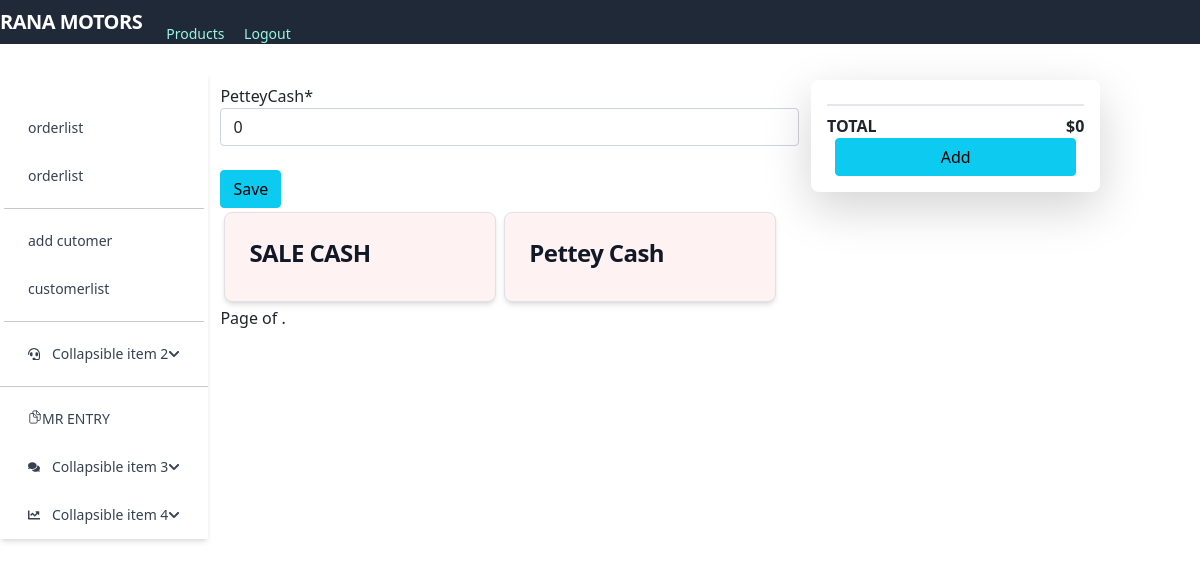
Before: /expense (signed in) with the older database file.
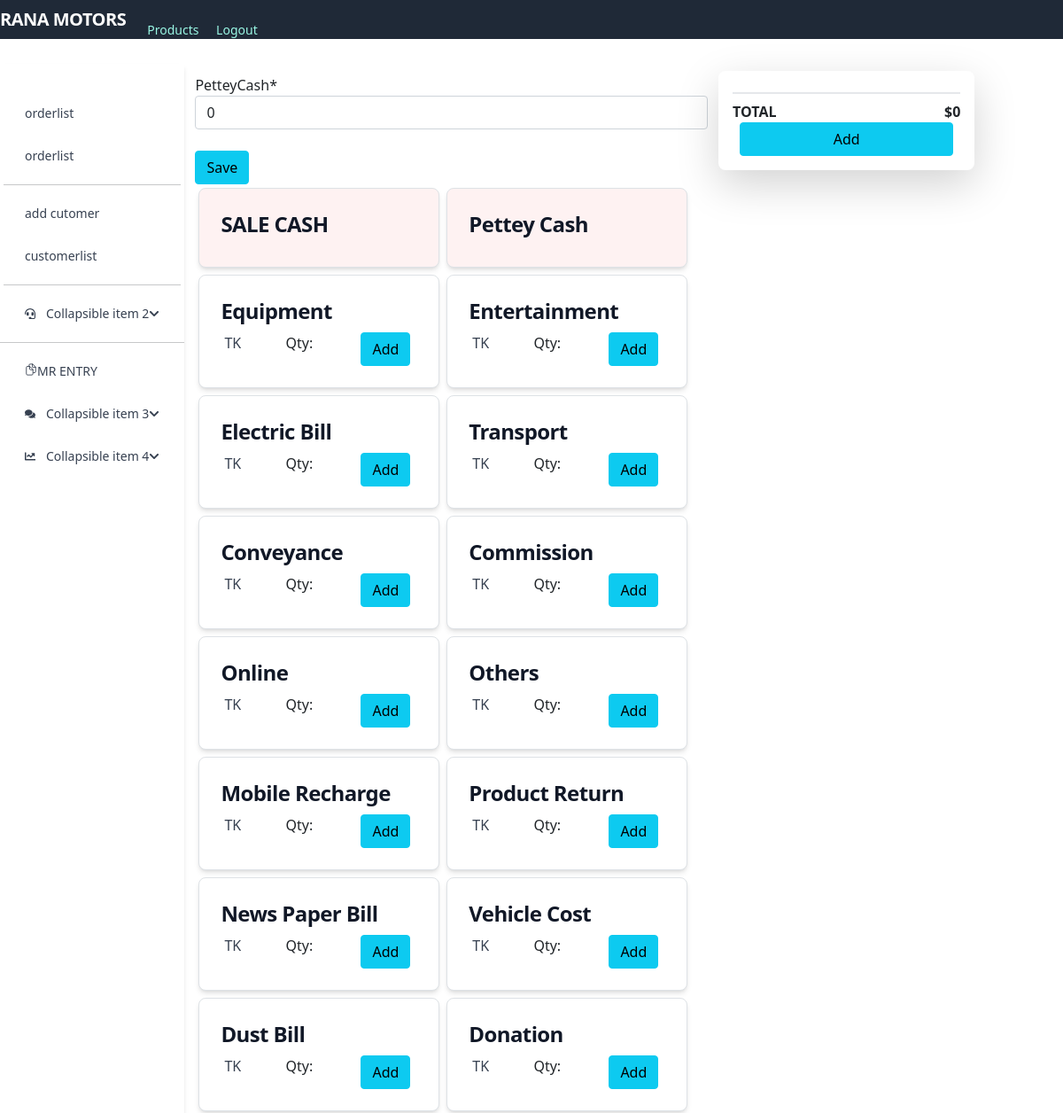
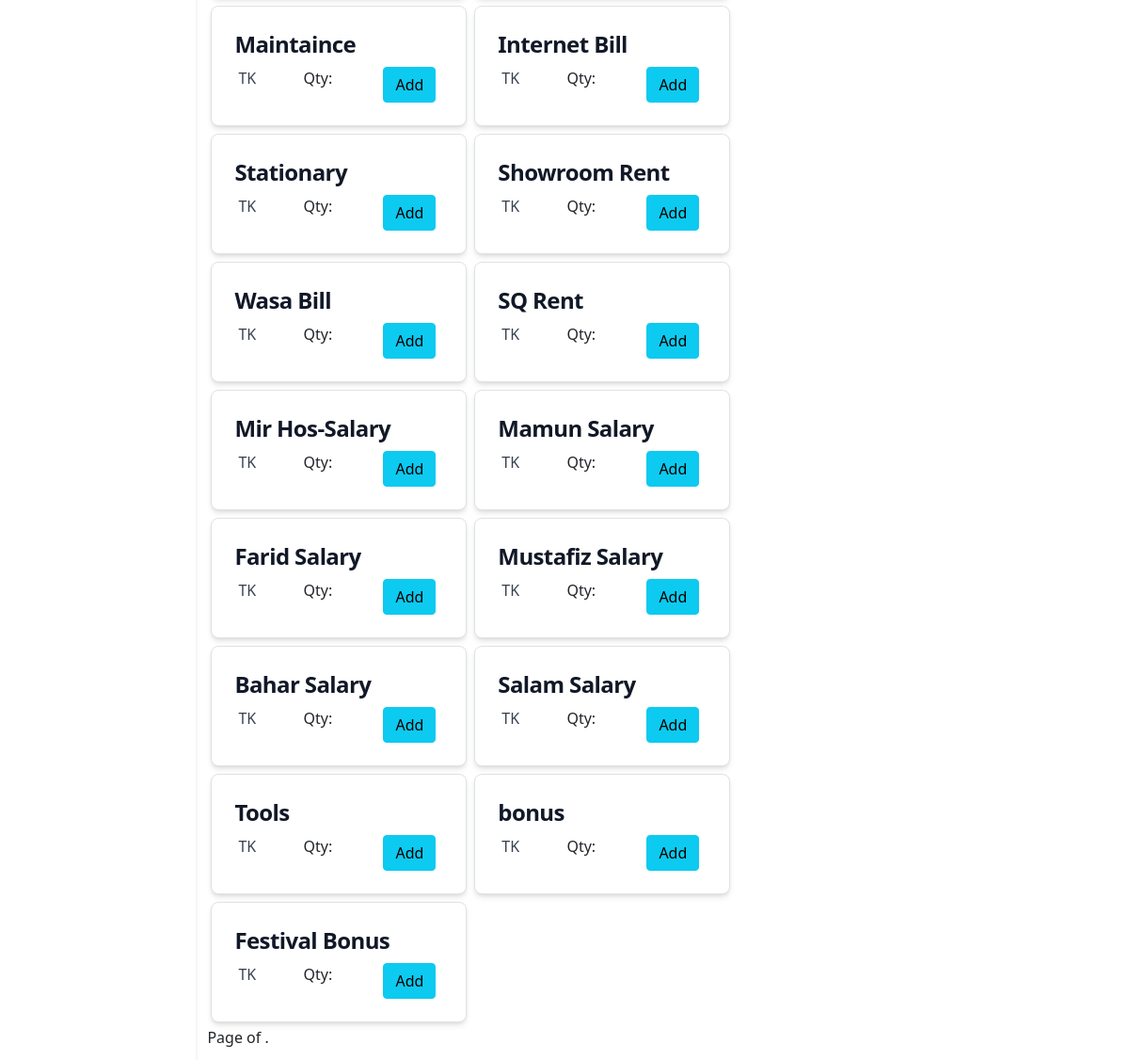
After: the same page with the newer database file (2 pictures, top to bottom).
### core/models.py (models this page shows, shortened)
class paybillcatogory(models.Model):
   name = models.TextField(max_length=100,null=True)

### core/views.py (the view)
# urls.py: path("expense", views.expense, name=""),
def expense(request):
         orders=dailyreport.objects.all().last()
         user_products = temppaybill.objects.filter(user=request.user)
         form = dailyreportt(request.POST or None, request.FILES or None)
         total=0
         total1=0
         for gs in user_products:
           total+=gs.ammount
         if form.is_valid() :
            fs= form.save(commit=False)
            fs.ammount=orders.ammount -fs.petteyCash
            fs.petteyCash=fs.petteyCash +orders.petteyCash
            fs.save()
            return HttpResponseRedirect("/expense")
         products =  paybillcatogory.objects.all()
         myFilter = expensefilter(request.GET, queryset=products)
         products = myFilter.qs
         context = {#'category': category,
               'orders': orders,
               'form':form,
               'pro':products,
               'user_products':user_products,
               'total':total
               }
         return render(request, 'core/expense.html',context)

### core/form.py
class dailyreportt(forms.ModelForm):
    class Meta:
        model =dailyreport
        fields = ['petteyCash']

### core/templates/core/expense.html (shortened to what this page needs)
{% extends 'core/base.html' %}
{% block content %}
{% load static %}
{%load crispy_forms_tags %}
    <div class="basis-3/4">
        <div class="grid grid-cols-3 gap-2 m-2 ">
            <div class="col-span-2 m-1">
                {% load crispy_forms_tags %}
                <form method="POST" class="post-form">
                    {{ form|crispy}}
                    <br>
                    <button type="submit" class="save btn btn-info">Save</button>
                </form>
                <div class="flex flex-wrap " >
    <a href="#"
        class="w-[47%] p-4 max-w-sm bg-red-50 rounded-lg border border-gray-200 shadow-md hover:bg-gray-100 dark:bg-gray-800 dark:border-gray-700 dark:hover:bg-gray-700 m-1">
        <h5 class="mb-2 text-2xl font-bold tracking-tight text-gray-900 dark:text-white">
            SALE CASH
        </h5>
    </a>
    <a href="#"
        class="w-[47%] p-4 max-w-sm bg-red-50 rounded-lg border border-gray-200 shadow-md hover:bg-gray-100 dark:bg-gray-800 dark:border-gray-700 dark:hover:bg-gray-700 m-1">
        <h5 class="mb-2 text-2xl font-bold tracking-tight text-gray-900 dark:text-white">
            Pettey Cash
        </h5>
    </a>
    <br>
    <br>
    {% for product in pro %}
    <a href="#"
        class="w-[47%] p-4 max-w-sm bg-white rounded-lg border border-gray-200 shadow-md hover:bg-gray-100 dark:bg-gray-800 dark:border-gray-700 dark:hover:bg-gray-700 m-1">
        <h5 class="mb-2 text-2xl font-bold tracking-tight text-gray-900 dark:text-white">
            {{ product.name}}
        </h5>
        <div class="flex justify-between">
            <p class="font-normal text-gray-700 dark:text-gray-400 px-1">
                TK{{ product.price }}
            </p>
            <p class="font-normal   text-red mx-1">
                Qty: {{ product.quantity }}
            </p>
            <button
                class="save btn btn-info mx-2"
                onclick="window.location.href = '{{product.id}}/expenseform'">
                Add
            </button>
        </div>
    </a>
    {% endfor %}
                </div>
                <div class="pagination">
                    <span class="step-links">
                        <span class="current">
                            Page {{ pro.number }} of {{ pro.paginator.num_pages }}.
                        </span>
                    </span>
                </div>
            </div>
            <div>
                <div class="flex flex-col justify-between block  rounded-lg shadow-lg bg-white max-w-sm p-3">
                <div class="mt-2 border-t-2">
                    <div class="mt-2 flex justify-between">
                        <p class="font-bold">TOTAL</p>
                        <p class="font-bold">${{ total }}</p>
                    </div>
                </div>
                <button
                class="save btn btn-info mx-2"
                onclick="window.location.href = 'expensestore'">
                Add
            </button>
               </div>
            </div>
        </div>
    </div>
</div>
{% endblock %}

Changed rows visible on the page:
added paybillcatogory: name "Equipment"
added paybillcatogory: name "Entertainment"
added paybillcatogory: name "Electric Bill"
added paybillcatogory: name "Transport"
added paybillcatogory: name "Conveyance"
added paybillcatogory: name "Commission"
added paybillcatogory: name "Online"
added paybillcatogory: name "Others"
added paybillcatogory: name "Mobile Recharge"
added paybillcatogory: name "Product Return"
added paybillcatogory: name "News Paper Bill"
added paybillcatogory: name "Vehicle Cost"
added paybillcatogory: name "Dust Bill"
added paybillcatogory: name "Donation"
added paybillcatogory: name "Maintaince"
added paybillcatogory: name "Internet Bill"
added paybillcatogory: name "Stationary"
added paybillcatogory: name "Showroom Rent"
added paybillcatogory: name "Wasa Bill"
added paybillcatogory: name "SQ Rent"
added paybillcatogory: name "Mir Hos-Salary"
added paybillcatogory: name "Mamun Salary"
added paybillcatogory: name "Farid Salary"
added paybillcatogory: name "Mustafiz Salary"
added paybillcatogory: name "Bahar Salary"
added paybillcatogory: name "Salam Salary"
added paybillcatogory: name "Tools"
added paybillcatogory: name "bonus"
added paybillcatogory: name "Festival Bonus"
